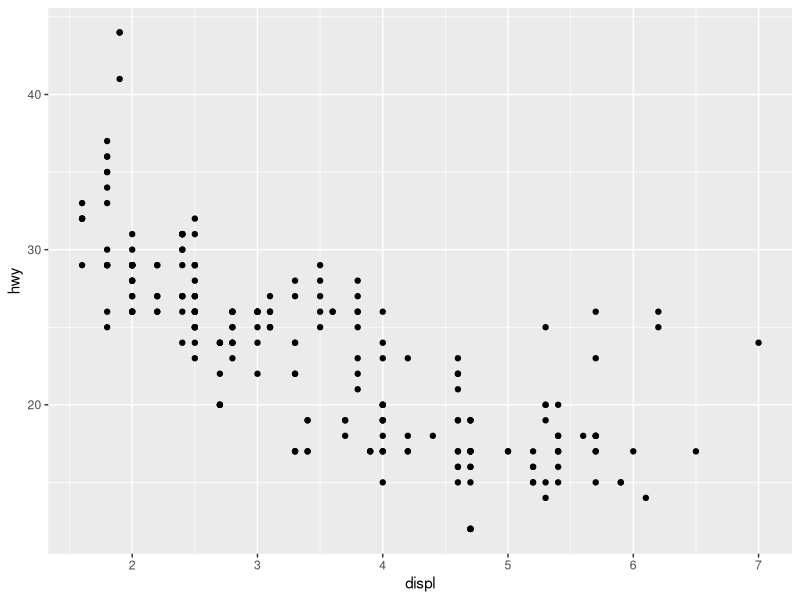
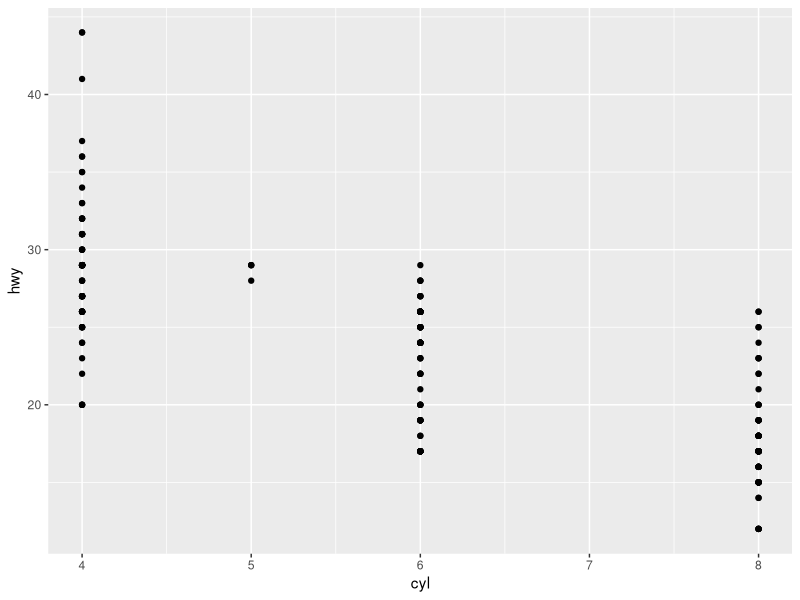
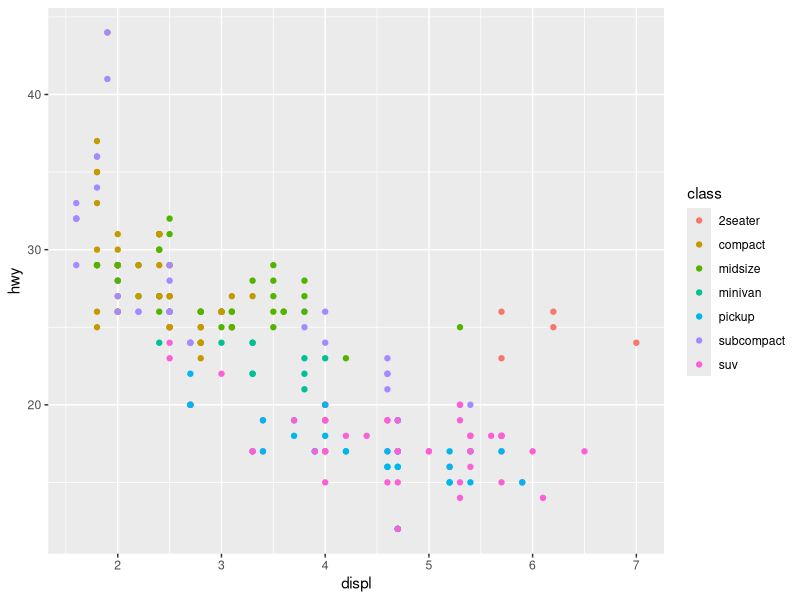
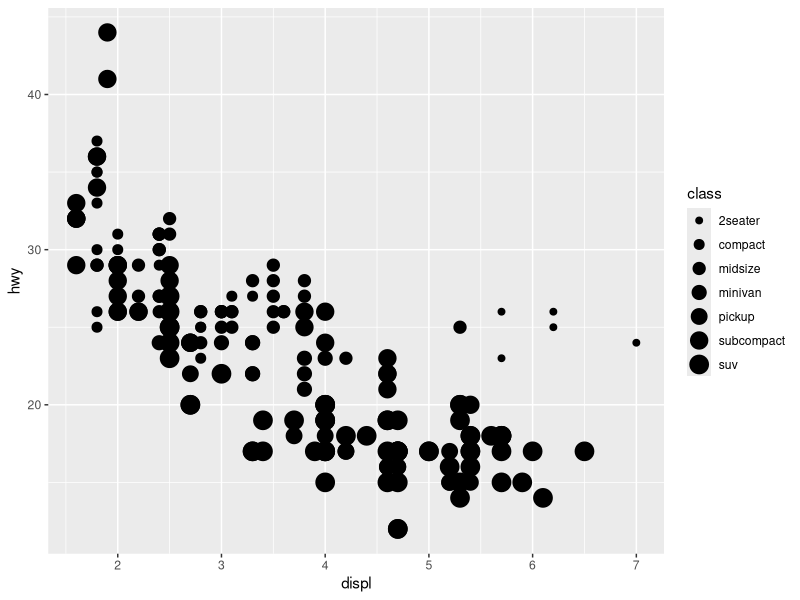
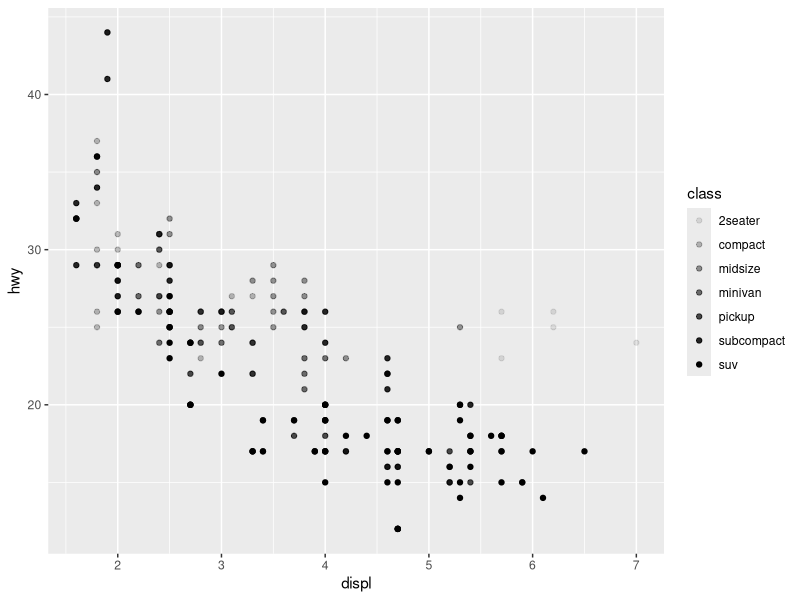
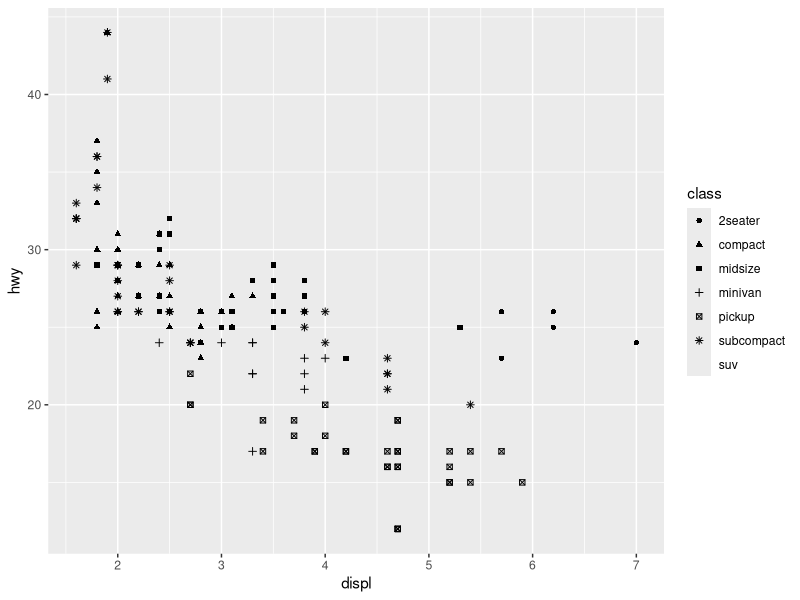
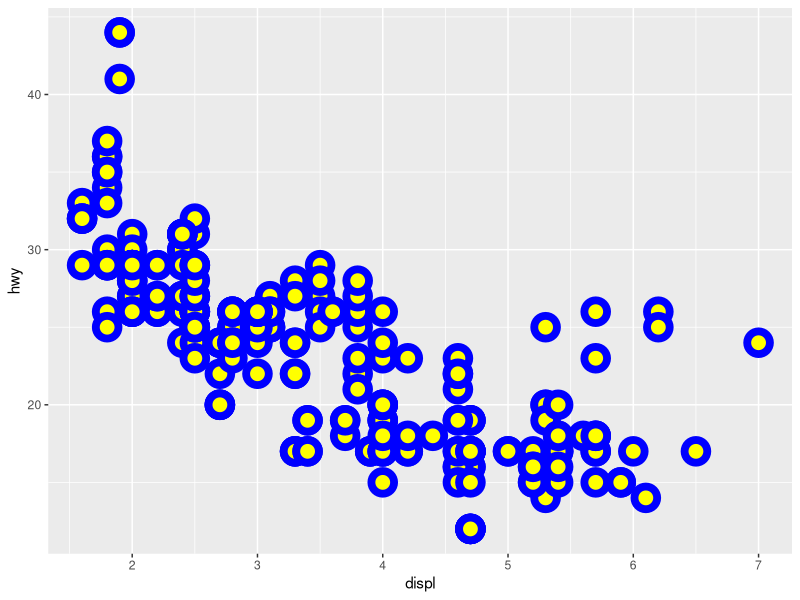
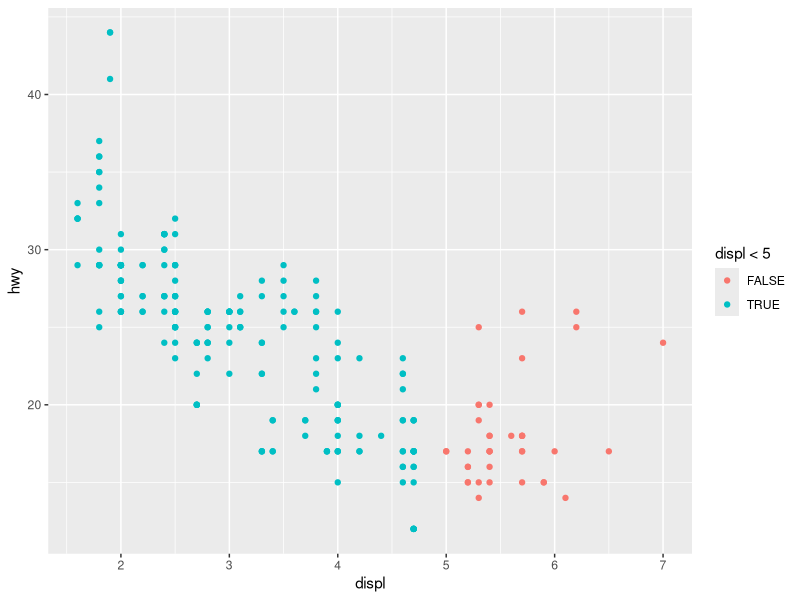

R code for these plots, in order:
### Data Analysis Process ###
# Import -> Tidy -> Transform
#                -> Visualise
#                -> Model -> Communicate

### Data Visualizsation ###
# http://r4ds.had.co.nz/data-visualisation.html

# Packages 
library(tidyverse)

### The mpg data frame
mpg
ggplot(data = mpg, mapping = aes(x = displ, y = hwy)) + geom_point()
ggplot(data = mpg, mapping = aes(x = cyl, y = hwy)) + geom_point()



ggplot(data = mpg, mapping = aes(x = displ, y = hwy, color = class)) + geom_point()
# we could also map "class" to size, but mapping an unordered variable(class) to an ordered aesthetics (size) is not a good idea
ggplot(data = mpg, mapping = aes(x = displ, y = hwy, size = class)) + geom_point()

# Or we could have mapped class to the alpha aesthetic, which controls the transparency of the points, or the shape of the points.
# Left
ggplot(data = mpg) + 
  geom_point(mapping = aes(x = displ, y = hwy, alpha = class))
# Right
ggplot(data = mpg) + 
  geom_point(mapping = aes(x = displ, y = hwy, shape = class))
# You can also set the aesthetic properties of your geom manually. For example, we can make all of the points in our plot blue:
ggplot(data = mpg, mapping = aes(x = displ, y = hwy)) + geom_point(color = "blue",stroke = 4, fill = "yellow",size = 5, shape = 21)
# Conditional coloring
ggplot(data = mpg, mapping = aes(x = displ, y = hwy, color = displ <5)) + geom_point()

### Facets 
## facet_warp: it splits plot across the categories 
# one variable
ggplot(data = mpg, aes(x = displ, y = hwy)) +
  geom_point() +
  facet_wrap( ~ class, nrow = 2)
# two varaible
ggplot(data = mpg, aes(x = displ, y = hwy)) +
  geom_point() +
  facet_wrap(drv ~ class, nrow = 3)

## facet_grid does a similar thing but instead of creating plots it creats different grids and plots each one
# two variable
ggplot(data = mpg, aes(x = displ, y = hwy)) +
  geom_point() +
  facet_grid(drv ~ cyl)

# one variable
# showing facet over columns
ggplot(data = mpg, aes(x = displ, y = hwy)) +
  geom_point() +
  facet_grid(. ~ cyl)

# showing facet over rows
ggplot(data = mpg) + 
  geom_point(mapping = aes(x = displ, y = hwy)) +
  facet_grid(drv ~ .)


### Geometric objects
ggplot(data = mpg) + 
  geom_point(mapping = aes(x = displ, y = hwy, color = drv)) +
  geom_smooth(mapping = aes(x = displ, y = hwy, color =drv, linetype = drv))

# Group doesn't separates the coloring
ggplot(data = mpg) +
  geom_smooth(mapping = aes(x = displ, y = hwy, group = drv))

# ggplot2 will automatically group the data for these geoms whenever you map an aesthetic to a discrete variable
ggplot(data = mpg) +
  geom_smooth(
    mapping = aes(x = displ, y = hwy, color = drv),
    show.legend = FALSE
  )

# To display multiple geoms in the same plot, add multiple geom functions to ggplot():
ggplot(data = mpg) + 
  geom_point(mapping = aes(x = displ, y = hwy)) +
  geom_smooth(mapping = aes(x = displ, y = hwy))

# ggplot2 will treat these mappings as global mappings that apply to each geom in the graph. 
# In other words, this code will produce the same plot as the previous code:
ggplot(data = mpg, mapping = aes(x = displ, y = hwy)) + 
  geom_point() + 
  geom_smooth()

# You can use the same idea to specify different data for each layer. Here, our smooth line displays just a subset of the mpg dataset, the subcompact cars. The local data argument in geom_smooth() overrides the global data argument in ggplot() for that layer only.
ggplot(data = mpg, mapping = aes(x = displ, y = hwy)) + 
  geom_point(mapping = aes(color = class)) + 
  geom_smooth(data = filter(mpg, class == "subcompact"), se = FALSE)

### Statistical transformations
ggplot(data = diamonds) + geom_bar(mapping = aes(x = cut))
# diamond count data is not a variable in the dataset
# where does it come from?
# The algorithm used to calculate new values for a graph is called a stat, short for statistical transformation. The figure below describes how this process works with geom_bar().
# types of stat = arguments:
#   1. identity (use original data without statistical transformation)
demo <- tribble(
  ~cut,         ~freq,
  "Fair",       1610,
  "Good",       4906,
  "Very Good",  12082,
  "Premium",    13791,
  "Ideal",      21551
)

ggplot(data = demo) +
  geom_bar(mapping = aes(x = cut, y = freq), stat = "identity")
#   2. ..prop.. (overriding default mapping: display a bar chart of proportion rather than count)
ggplot(data = diamonds) + 
  geom_bar(mapping = aes(x = cut, y = ..prop.., group = 1))
#   3. draw a greater attention to the statistical tranformation in our code. For example, use stat_summary()
#     summarises the y values for each unique x value, to drraw attention to the summary that you are computing
ggplot(data = diamonds) + 
  stat_summary(
    mapping = aes(x = cut, y = depth),
    fun.ymin = min,
    fun.ymax = max,
    fun.y = median
  )
# note: ggplot2 provides over 20 stats for you to use. each stats is a function. you can look them up in ?stat_bin


### Position Adjustment
# You can colour a bar chart using either the colour aesthetic, or, more usefully, fill:
ggplot(data = diamonds) + 
  geom_bar(mapping = aes(x = cut, colour = cut))
ggplot(data = diamonds) + 
  geom_bar(mapping = aes(x = cut, fill = cut))
# Note what happens if you map the fill aesthetic to another variable, like clarity: the bars are automatically stacked.
ggplot(data = diamonds) + 
  geom_bar(mapping = aes(x = cut, fill = clarity))
# The stacking is performed automatically by the position adjustment specified by the position argument.
# position arguments:
#   1. position = "identity" will place each object exactly where it falls in the context of the graph
#   2. position = "fill" works like stacking, but makes each set of stacked bars the same height. This makes it easier to compare proportions across groups.
ggplot(data = diamonds) + 
  geom_bar(mapping = aes(x = cut, fill = clarity), position = "fill")
#   3. position = "dodge" places overlapping objects directly beside one another. This makes it easier to compare individual values.
ggplot(data = diamonds) + 
  geom_bar(mapping = aes(x = cut, fill = clarity), position = "dodge")

# There's one other type of adjustment that's not useful for bar charts, but it can be very useful for scatterplots. 
# You can avoid this gridding by setting the position adjustment to "jitter". position = "jitter" adds a small amount of random noise to each point. This spreads the points out because no two points are likely to receive the same amount of random noise.
# position = "jitter" with scatterplot
ggplot(data = mpg) + 
  geom_point(mapping = aes(x = displ, y = hwy), position = "jitter")